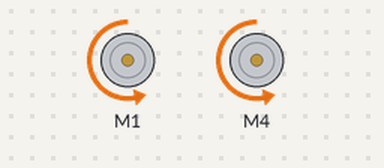
Bench run of a sketch on a simulated Arduino Uno, built with avr-gcc and run on an emulated ATmega328P. Parts: 2 × DC motor (green arrow = forward, orange = backward, longer = faster). What the sketch prints to the serial monitor is not drawn.

Above: at 0.1 s.
Timing chart, 0 to 1.6 s (numbered marks = the images above):
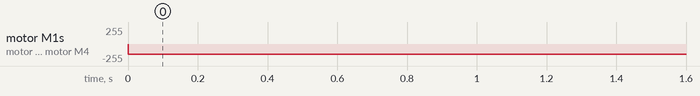

The sketch:

line_follower_2_sensors.ino
```cpp
#include <Adafruit_MotorShield.h>

// Create the motor shield object with the default I2C address
Adafruit_MotorShield AFMS = Adafruit_MotorShield();

// Select which 'port' - currently left = M1 and right = M2
Adafruit_DCMotor *left_motor = AFMS.getMotor(1);
Adafruit_DCMotor *right_motor = AFMS.getMotor(4);

// Declaring variables

int default_speed = 150; //current calibration is without battery weight (battery held in hand). If robot weight changes, speed must be reduced so it wont overshoot line

bool SensorOne;
bool SensorTwo;

int left_motorSpeed = 0;
int right_motorSpeed = 0;

void set_motor_speed(char motor_label,int new_speed) {
  //read old speed
  int old_speed = NULL;
  switch(motor_label){
    case 'L':
      old_speed = left_motorSpeed;
      break;
    case 'R':
      old_speed = right_motorSpeed;
      break;
  }

  //set new speed
  if (new_speed==old_speed){
    return;
  }
  else {
    // send a command that sets the  motor speed to the new speed, then ...
    switch(motor_label){
    case 'L':
      left_motor->setSpeed(new_speed);
      left_motorSpeed = new_speed;
      break;
    case 'R':
      right_motor->setSpeed(new_speed);
      right_motorSpeed = new_speed;
      break;
    }
  }
}

void setup() {
  // put your setup code here, to run once:

  Serial.begin(9600);
  AFMS.begin();


  if (!AFMS.begin()) {         // create with the default frequency 1.6KHz
  // if (!AFMS.begin(1000)) {  // OR with a different frequency, say 1KHz
    Serial.println("Could not find Motor Shield. Check wiring.");
    while (1);
  }
  Serial.println("Motor Shield found.");

  set_motor_speed('L',default_speed);
  left_motor->run(BACKWARD);
  // turn on motor
  // left_motor->run(RELEASE);

  set_motor_speed('R',default_speed);
  right_motor->run(BACKWARD);
  // turn on motor
  // right_motor->run(RELEASE);


}

void loop() {
  // put your main code here, to run repeatedly:

  SensorOne = digitalRead(0);
  if (SensorOne == HIGH) {
    Serial.println("sensor 1 BLACK");
  }
  else{
    Serial.println("sensor 1 WHITE");
  }

  SensorTwo = digitalRead(1);

  bool left_black = SensorOne == HIGH;
  bool right_black = SensorTwo == HIGH;

  if (left_black && right_black){
    Serial.println("continue forward");
    set_motor_speed('L',default_speed);
    set_motor_speed('R',default_speed);
  }

  else if (left_black && !right_black){
    Serial.println("turn right");
    set_motor_speed('L',255);
    set_motor_speed('R',0.3*default_speed);
  }
  else if (!left_black && right_black){
    Serial.println("turn left");
    set_motor_speed('L',0.3*default_speed);
    set_motor_speed('R',255);
  }

  delay(1);

}
```

Measured:
- by itself, motor M1, motor M4: stopped → backward 150/255 at 0.00 s
